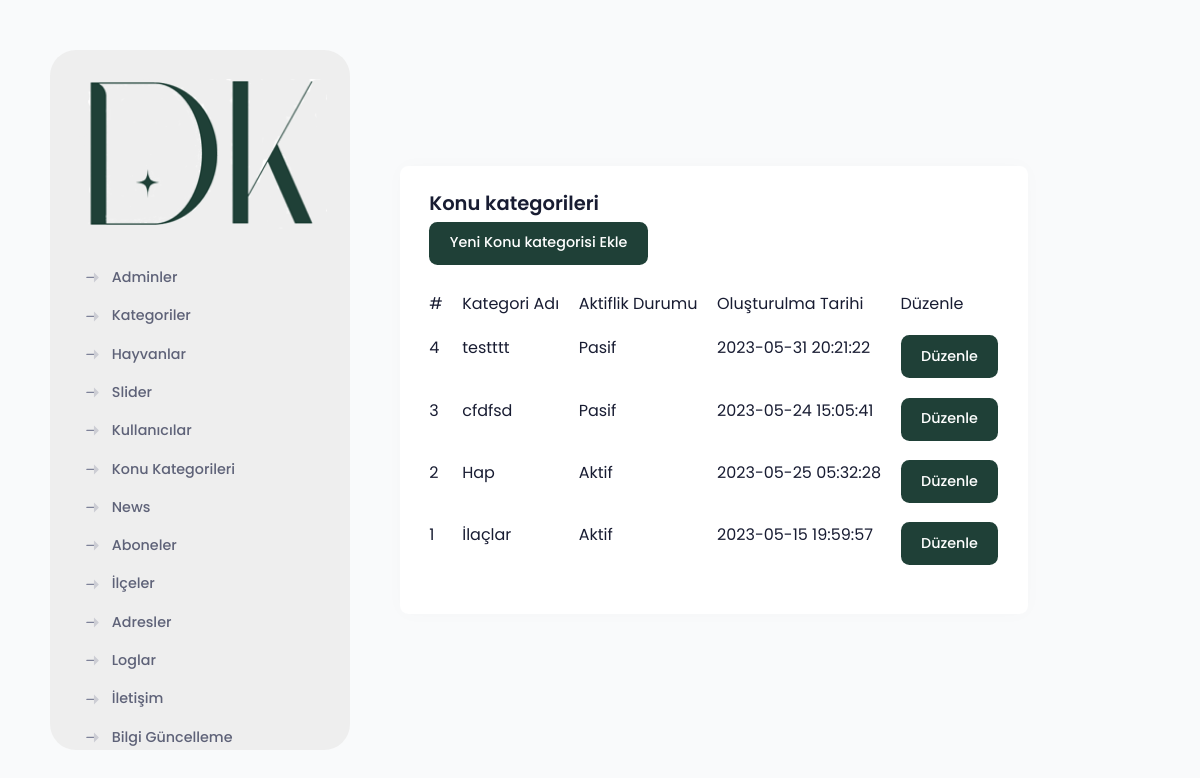
The page /DK/adminPanel/topiccategory.php (signed in) on the database its author committed.
### tables this page shows
CREATE TABLE `topiccategory` (
  `id` int(11) NOT NULL AUTO_INCREMENT,
  `categoryName` text,
  `isActive` int(11) DEFAULT NULL,
  `createdDate` datetime DEFAULT NULL,
  PRIMARY KEY (`id`)
);

### DK/adminPanel/topiccategory.php (the view, shortened to what this page needs)
<?php include 'header2.php'; ?>
<div class="row justify-content-center" style="margin-top: 600px;">
  <div class="col-lg-30">
    <div class="card">
      <div class="card-body">
        <h2 class="card-title">Konu kategorileri</h2>
        <div class="row mb-5">
          <div class="col-md-5">
            <button class="btn btn-primary" onclick="openCategoryModal()">Yeni Konu kategorisi Ekle</button>
          </div>
        </div>
        <table class="table">
          <thead>
            <tr>
              <th>#</th>
              <th>Kategori Adı</th>
              <th>Aktiflik Durumu</th>
              <th>Oluşturulma Tarihi</th>
              <th>Düzenle</th>
            </tr>
          </thead>
          <tbody>
            <?php
            $statement = $db->prepare('SELECT * FROM topiccategory ORDER BY id DESC');
            $statement->execute();
            while ($row = $statement->fetch(PDO::FETCH_ASSOC)) {
              $categoryName = $row['categoryName'];
              $createdDate = $row['createdDate'];
              $isActive = $row['isActive'];
              $id = $row['id'];
              echo "<tr>";
              echo "<td>$id</td>";
              echo "<td>$categoryName</td>";
              echo "<td>".($isActive != 0 ? "Aktif" : "Pasif")."</td>";
              echo "<td>$createdDate</td>";
              echo "<td><button class='btn btn-primary' onclick='openCategoryModalEdit($id)'>Düzenle</button></td>";
              echo "</tr>";
            }
            ?>
          </tbody>
        </table>
      </div>
    </div>
  </div>
</div>
          </div>

### rows shown on the page
topiccategory: id "4", categoryName "testttt", isActive "Pasif", createdDate "2023-05-31 20:21:22"
topiccategory: id "3", categoryName "cfdfsd", isActive "Pasif", createdDate "2023-05-24 15:05:41"
topiccategory: id "2", categoryName "Hap", isActive "Aktif", createdDate "2023-05-25 05:32:28"
topiccategory: id "1", categoryName "İlaçlar", isActive "Aktif", createdDate "2023-05-15 19:59:57"
